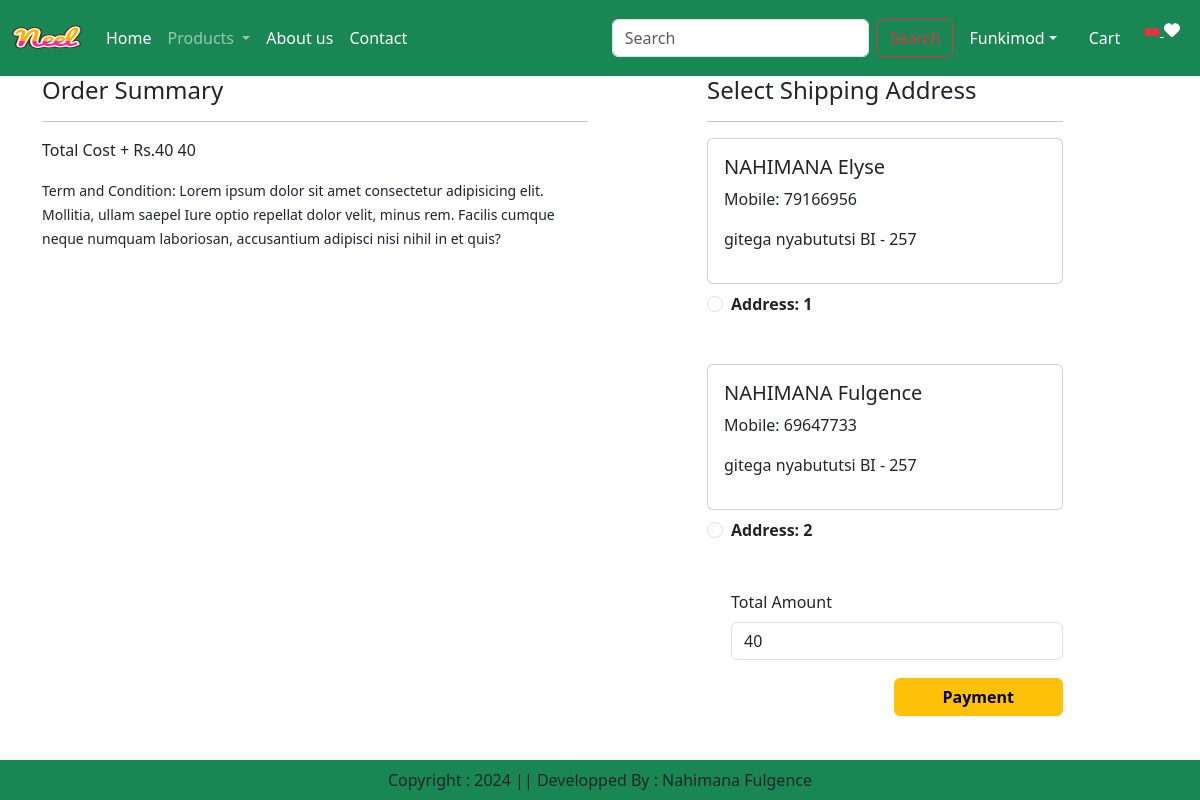
/checkout/ (signed in), run on an earlier commit of the app's database.
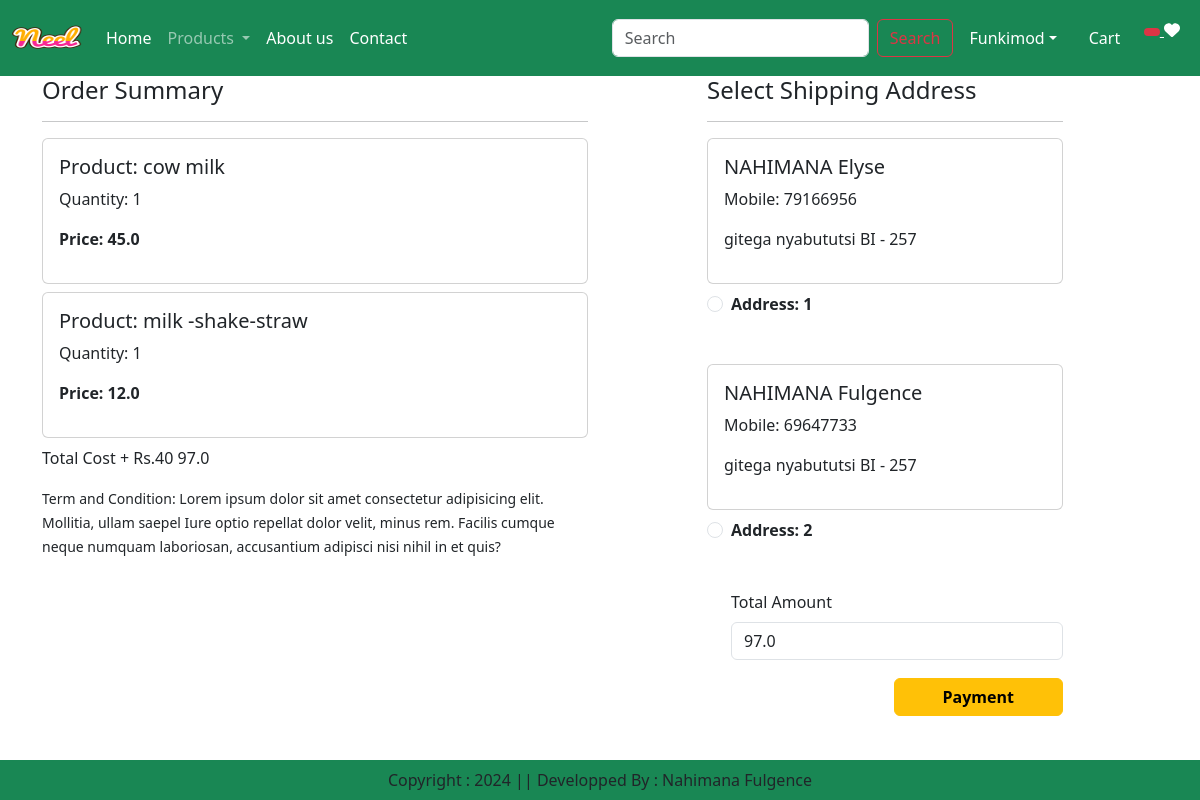
And on a later commit of the database.
### app/models.py (models this page shows, shortened)
class Customer(models.Model):
    user = models.ForeignKey(User,on_delete=models.CASCADE)
    name = models.CharField(max_length=200)
    locality = models.CharField(max_length=200)
    city = models.CharField(max_length=50)
    mobile = models. IntegerField(default=0)
    zipcode = models.IntegerField()
    state = models.CharField(choices=STATE_CHOICES,max_length=100)

class Cart(models.Model):
    user = models.ForeignKey(User,on_delete=models.CASCADE)
    product = models.ForeignKey(Product,on_delete=models.CASCADE)
    quantity = models.PositiveIntegerField(default=1)

class Product(models.Model):
    title = models.CharField(max_length =100)
    selling_price = models.FloatField()
    discounted_price = models.FloatField()
    description = models.TextField()
    composition = models.TextField(default='')
    prodapp = models.TextField(default='')
    category = models.CharField(choices =CATEGORY_CHOICES,max_length =2)
    product_image = models.ImageField(upload_to='product')

### app/views.py (the view, shortened to what this page needs)
# urls.py: path('checkout/',views.checkout.as_view(),name='checkout'),
@method_decorator(login_required,name='dispatch')
class checkout(View):
    def get(self, request):
        totalitem=0
        wishitem=0
        if request.user.is_authenticated:
            totalitem = len(Cart.objects.filter(user=request.user))
            wishitem = len(Wishlist.objects.filter(user=request.user))
        user = request.user
        add = Customer.objects.filter(user=user)
        cart_items = Cart.objects.filter(user=user)
        famount = 0
        for p in cart_items:
            value = p.quantity * p.product.discounted_price
            famount = famount + value
        totalamount = famount + 40
        razoramount = int(totalamount * 100)
        client = razorpay.Client(auth=(settings.RAZOR_KEY_ID, settings.RAZOR_KEY_SECRET))
        data = { "amount": razoramount, "currency": "INR", "receipt": "order_rcptid_12"}
        payment_response = client.order.create(data=data)
        print(payment_response)
        order_id=payment_response['id']
        order_status = payment_response['status']
        return render(request,'app/checkout.html',locals())

### app/templates/app/checkout.html (shortened to what this page needs)
{% extends 'app/base.html' %}
{%load static %}
{%block main-content %}
<div class="container">
    <div class="row at-5">
        <div class="col-sm-6"> <h4>Order Summary</h4>
            <hr>
            {% for item in cart_items %}
            <div class="card mb-2">
                <div class="card-body">
                    <h5>Product: {{item.product.title}}</h5>
                    <p>Quantity: {{item.quantity}}</p>
                    <p class="fw-bold">Price: {{item.product.discounted_price}}</p>
                </div>
            </div>
            {% endfor %}
            <p class="fu-bold"> Total Cost + Rs.40 {{totalamount}}</p>
            <small>Term and Condition: Lorem ipsum dolor sit amet consectetur adipisicing elit. Mollitia, ullam saepel Iure optio repellat dolor velit, minus rem. Facilis cumque neque numquam laboriosan, accusantium adipisci nisi nihil in et quis?</small>
        </div>
        <div class="col-sm-4 offset-sm-1">
            <h4>Select Shipping Address</h4>
            <hr>
            <form method="post" id="myform">
                {% for ad in add %}
                <div class="card">
                    <div class="card-body">
                      <h5>{{ad.name}}</h5>
                      <p>Mobile: {{ad.mobile}}</p>
                      <p>{{ad.locality}} {{ad.city}} {{ad.state}} - {{ad.zipcode}}</p>
                    </div>
                </div>
                <div class="form-check mt-2 mb-5">
                   <input class="form-check-input" type="radio" name="custid" id="custadd{{forloop.counter}}" value="{{ad.id}}">
                   <label class="form-check-label fw-bold" for="custadd{{forloop.counter}}">
                       Address: {{forloop.counter}}
                   </label>
                </div>
                {% endfor %}
                <div class="form-check ab-3">
                    <label for="totamount" class="form-label">Total Amount</label>
                    <input type="number" class="form-control" name="totamount" value={{totalamount}} readonly>
                </div>
                <div class="text-end">
                <button id="rzp-button1" type="submit" class="btn btn-warning mt-3 px-5 fw-bold">Payment</button>
                </div>
            </form>
        </div>
    </div>
</div>
{% endblock main-content %}

What changed in the data, as far as the page shows it:
added Cart: product "cow milk", quantity "1", product.discounted_price "45.0"
added Cart: product "milk -shake-straw", quantity "1", product.discounted_price "12.0"
Also different on the page:
{{ totalamount }}: "40" → "97.0"
form field totamount: "40" → "97.0"
